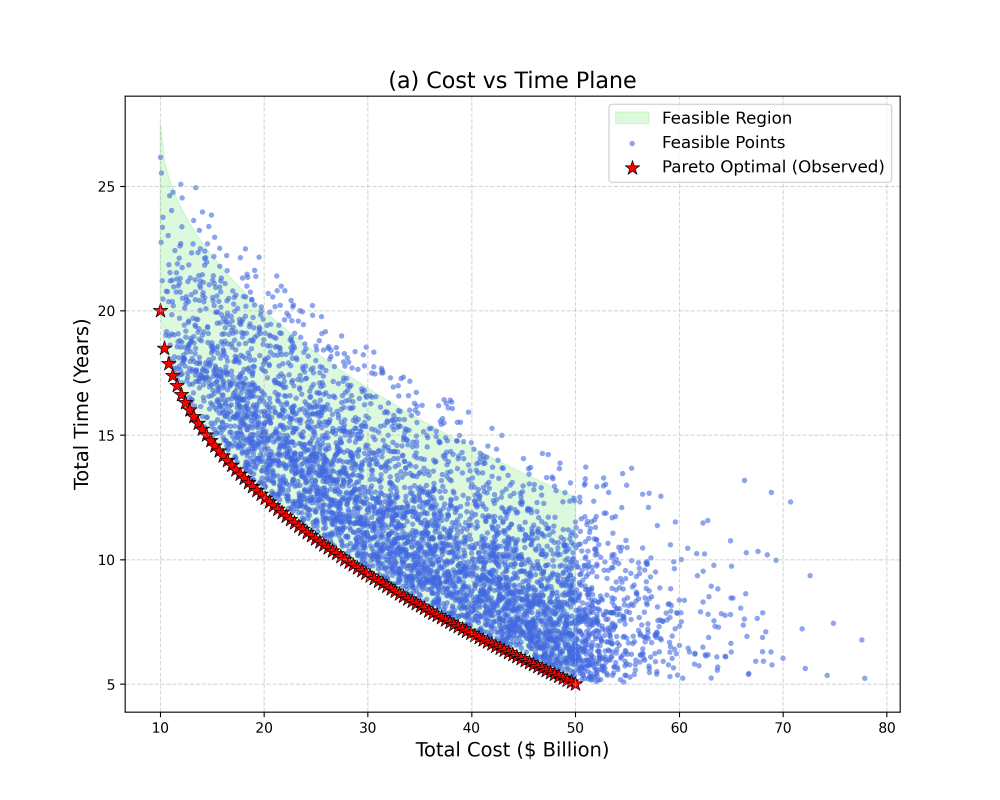
#> input picture 2026/结果/Q4_Projection_Cost_Time.png, 3000 x 2400 px, found by its file name (shown at 1/3 size)
$ python combine_projections.py
#> lines starting #> are read from the running program, lines starting #| are printed output that depends on the picture
#> in combine_images, img is the input picture: shape (2400, 3000, 4) float32; mean R, G, B, A 0.939, 0.949, 0.972, 1

import matplotlib.pyplot as plt
import matplotlib.image as mpimg
import os
import numpy as np

def crop_image(img):
    try:
        # Check if empty
        if img is None or img.size == 0:
            return img

        # Determine background color from corners (top-left)
        bg_color = img[0, 0]
#> bg_color = [1, 1, 1, 1]

        # Calculate difference from background
        diff = np.abs(img - bg_color)

        # If image has alpha, also separate mask
        if img.shape[2] == 4:
            # If alpha is 0, it is background
            alpha = img[:, :, 3]
#> alpha: shape (2400, 3000) float32; every value is 1
            mask_content = alpha > 0
#> mask_content: shape (2400, 3000) bool; every value is 1
        else:
            # For RGB, check if pixel differs from bg_color significantly
            # Sum differences across channels
            mask_content = np.sum(diff, axis=2) > 0.05  # Tolerance

        # If the image is completely blank/background, return original
        if not np.any(mask_content):
            return img

        # Find coordinates of content
        coords = np.argwhere(mask_content)
#> coords = 7200000 pairs, first value 0 to 2399, second value 0 to 2999
        y0, x0 = coords.min(axis=0)
#> y0 = 0; x0 = 0
        y1, x1 = coords.max(axis=0) + 1
#> y1 = 2400; x1 = 3000

        # Add a tiny padding to not cut off text
        pad = 5
        y0 = max(0, y0 - pad)
        y1 = min(img.shape[0], y1 + pad)
        x0 = max(0, x0 - pad)
        x1 = min(img.shape[1], x1 + pad)

        cropped = img[y0:y1, x0:x1]
        print(f"Cropped image from {img.shape} to {cropped.shape}")
#| Cropped image from (2400, 3000, 4) to (2400, 3000, 4)
        return cropped

    except Exception as e:
        print(f"Error cropping image: {e}")
        return img

def combine_images():
    # Base path
    base_dir = r'd:\Users\HONOR\Desktop\base\2026\Results'

    # Image files
    img_files = [
        'Q4_Projection_Cost_Time.png',
        'Q4_Projection_Time_Env.png',
        'Q4_Projection_Cost_Env.png',
        'Q4_Projection_Combined_3D.png'
    ]

    # Check if files exist
    images = []
    for f in img_files:
        path = os.path.join(base_dir, f)
        if os.path.exists(path):
            img = mpimg.imread(path)
            images.append(crop_image(img))
        else:
            print(f"File not found: {path} - Attempting to use Q4_LCA_3D_Pareto.png instead")
            alt_path = os.path.join(base_dir, 'Q4_LCA_3D_Pareto.png')
            if os.path.exists(alt_path):
                img = mpimg.imread(alt_path)
                images.append(crop_image(img))
            else:
                print(f"Alternative file not found: {alt_path}")
                images.append(None)

    # Create figure with adjustable whitespace
    # Increased size significantly to (24, 18)
    fig, axes = plt.subplots(2, 2, figsize=(24, 18), gridspec_kw={'wspace': 0.02, 'hspace': 0.05})

    # Flatten axes
    ax = axes.flatten()

    # Titles corresponding to typical axes
    # Increased font size for titles
    titles = [
        'Projection: Cost vs Time',
        'Projection: Time vs Environment',
        'Projection: Cost vs Environment',
        '3D Combined View'
    ]

    for i in range(4):
        if i < len(images) and images[i] is not None:
            ax[i].imshow(images[i])
            ax[i].axis('off')
            ax[i].set_title(titles[i], fontsize=20, pad=10)
        else:
            ax[i].axis('off')
            ax[i].text(0.5, 0.5, 'Image Missing', ha='center', fontsize=20)

    # Use tight_layout with small padding
    plt.tight_layout(pad=0.5)
    output_path = os.path.join(base_dir, 'Q4_Projections_Synthesized.png')
    # Increased DPI to 600 for high quality
    plt.savefig(output_path, dpi=600, bbox_inches='tight')
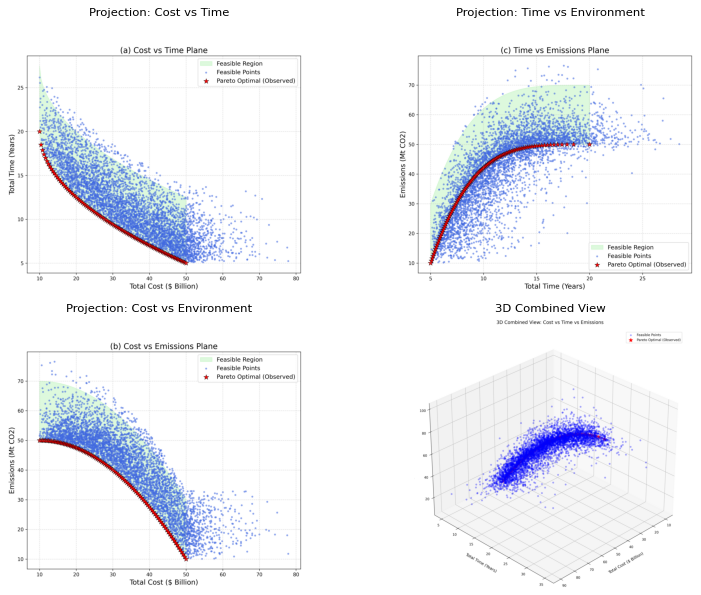
#> figure drawn by matplotlib, 4 panels
    print(f"Saved synthesized image to {output_path}")

if __name__ == "__main__":
    combine_images()
